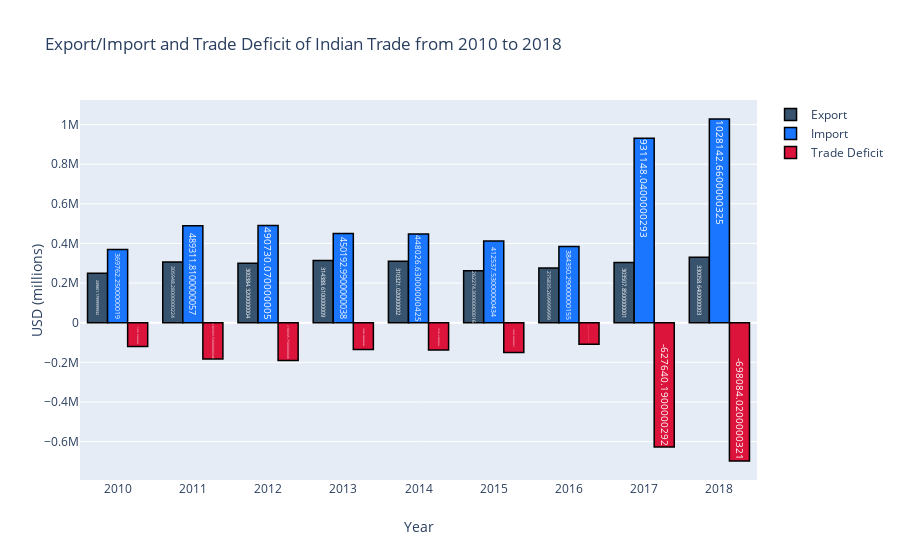

Notebook cell for this chart:
### Code cell
'''Visualization of Export/Import and Trade Deficit'''
trace1 = go.Bar(
                x = total_year.index,
                y = total_year.Export,
                name = "Export",
                marker = dict(color = 'rgb(55, 83, 109)',
                             line=dict(color='rgb(0,0,0)',width=1.5)),
                text = total_year.Export)
# create trace2 
trace2 = go.Bar(
                x = total_year.index,
                y = total_year.Import,
                name = "Import",
                marker = dict(color = 'rgb(26, 118, 255)',
                              line=dict(color='rgb(0,0,0)',width=1.5)),
                text = total_year.Import)
# create trace3
trace3 = go.Bar(
                x = total_year.index,
                y = total_year['Trade Deficit'],
                name = "Trade Deficit",
                marker = dict(color = 'crimson',
                              line=dict(color='rgb(0,0,0)',width=1.5)),
                text = total_year['Trade Deficit'])

layout = go.Layout(hovermode= 'closest', title = 'Export/Import and Trade Deficit of Indian Trade from 2010 to 2018' , xaxis = dict(title = 'Year'), yaxis = dict(title = 'USD (millions)'))
fig = go.Figure(data = [trace1, trace2, trace3], layout = layout)
fig.show()

### Figure 1 — Plotly figure (JSON) as saved in the notebook; plotly's stock layout.template omitted (floating-point values rounded to 4 significant figures)
{"data": [{"marker": {"color": "rgb(55, 83, 109)", "line": {"color": "rgb(0,0,0)", "width": 1.5}}, "name": "Export", "text": [249800.0, 305900.0, 300400.0, 314400.0, 310300.0, 262300.0, 275800.0, 303500.0, 330100.0], "type": "bar", "x": [2010, 2011, 2012, 2013, 2014, 2015, 2016, 2017, 2018], "y": [249800.0, 305900.0, 300400.0, 314400.0, 310300.0, 262300.0, 275800.0, 303500.0, 330100.0]}, {"marker": {"color": "rgb(26, 118, 255)", "line": {"color": "rgb(0,0,0)", "width": 1.5}}, "name": "Import", "text": [369800.0, 489300.0, 490700.0, 450200.0, 448000.0, 412500.0, 384400.0, 931100.0, 1028000.0], "type": "bar", "x": [2010, 2011, 2012, 2013, 2014, 2015, 2016, 2017, 2018], "y": [369800.0, 489300.0, 490700.0, 450200.0, 448000.0, 412500.0, 384400.0, 931100.0, 1028000.0]}, {"marker": {"color": "crimson", "line": {"color": "rgb(0,0,0)", "width": 1.5}}, "name": "Trade Deficit", "text": [-120000.0, -183400.0, -190300.0, -135800.0, -137700.0, -150300.0, -108500.0, -627600.0, -698100.0], "type": "bar", "x": [2010, 2011, 2012, 2013, 2014, 2015, 2016, 2017, 2018], "y": [-120000.0, -183400.0, -190300.0, -135800.0, -137700.0, -150300.0, -108500.0, -627600.0, -698100.0]}], "layout": {"hovermode": "closest", "title": {"text": "Export/Import and Trade Deficit of Indian Trade from 2010 to 2018"}, "xaxis": {"title": {"text": "Year"}}, "yaxis": {"title": {"text": "USD (millions)"}}}}
